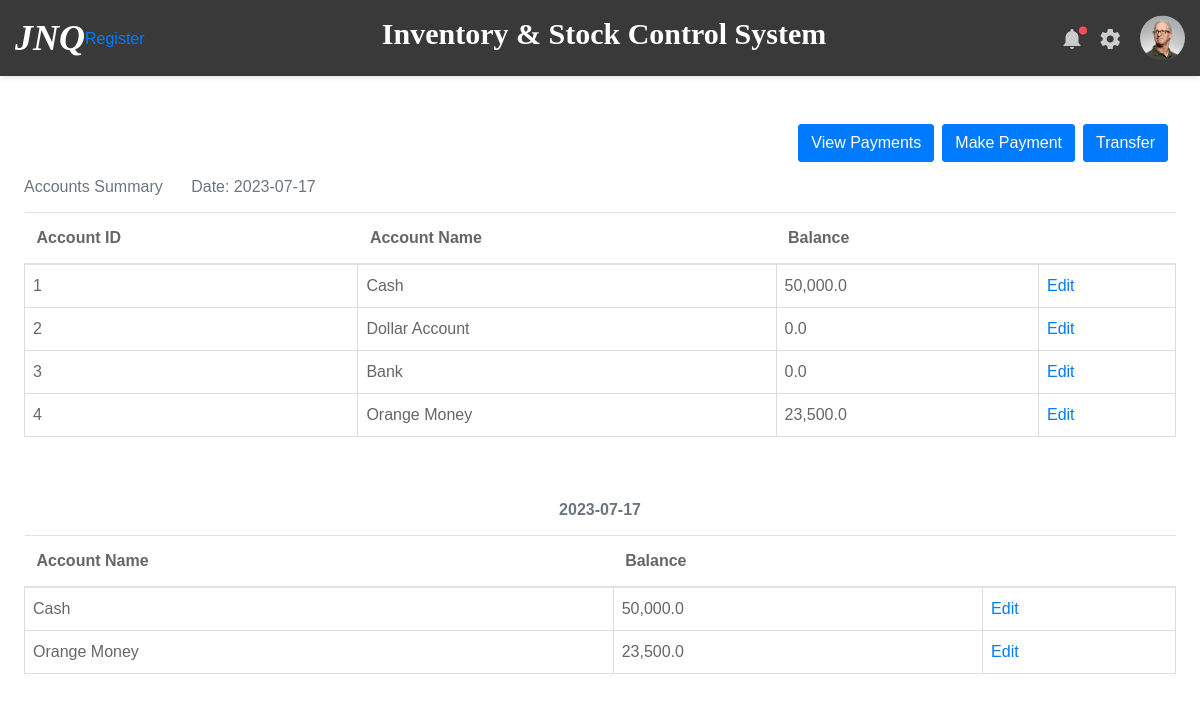
The app's page /view_accounts with its own data.
### inventory/models.py (models this page shows)
class Account(db.Model):
    id = db.Column(db.Integer, primary_key=True)
    account_name = db.Column(db.String(50), unique=True, nullable=False)
    balance = db.Column(db.Float, default=0.0)
    movements_from = db.relationship('AccountMovement', foreign_keys='AccountMovement.transfer_from_id',
                                     backref='transfer_from', lazy=True)
    movements_to = db.relationship('AccountMovement', foreign_keys='AccountMovement.transfer_to_id',
                                   backref='transfer_to', lazy=True)
    balance_logs = db.relationship('AccountBalanceLog', backref='account', lazy=True)

class AccountBalanceLog(db.Model):
    id = db.Column(db.Integer, primary_key=True)
    account_id = db.Column(db.Integer, db.ForeignKey('account.id'), nullable=False)
    timestamp = db.Column(db.DateTime, nullable=False, default=datetime.now)
    balance = db.Column(db.Float, nullable=False)

### inventory/routes.py (the view)
@app.route('/view_accounts', methods=['GET', 'POST'])
def view_accounts():
    date = today_date()
    accounts = Account.query.all()
    balance_log_lookup = {}
    for account in accounts:
        account_name = account.account_name
        balance_logs = AccountBalanceLog.query.filter(AccountBalanceLog.account_id == account.id).order_by(
            AccountBalanceLog.timestamp.desc()).all()  # Grab the balance logs of every account
        if balance_logs:
            for balance_log in balance_logs:
                date = balance_log.timestamp.date()
                if date in balance_log_lookup:
                    if account_name in balance_log_lookup[date]:
                        balance_log_lookup[date][account_name].append(balance_log.balance)
                    else:
                        balance_log_lookup[date][account_name] = [balance_log.balance]
                else:
                    balance_log_lookup[date] = {account_name: [balance_log.balance]}
    return render_template('view_accounts.html', accounts=accounts, date=date, balance_log_lookup=balance_log_lookup)

### inventory/routes.py (called while the page is built)
def today_date():
    date_today = datetime.today().strftime('%Y-%m-%d')
    return date_today

### inventory/templates/view_accounts.html
{% extends 'layout.html' %}
{% block content %}
<div class="mb-4 mr-4 ml-4">
    <div class="d-flex justify-content-end">
        <a href="{{ url_for('view_payments') }}"><button class="btn btn-primary mr-2">View Payments</button></a>
        <a href="{{ url_for('make_payment') }}"><button class="btn btn-primary mr-2">Make Payment</button></a>
        <a href="{{ url_for('account_transfer') }}"><button class="btn btn-primary mr-2">Transfer</button></a>
    </div>
    <table class="table">
        <caption style="caption-side: top">Accounts Summary<span class="ml-4"> Date: {{date}}</span></caption>
        <thead>
            <tr>
                <th scope="col">Account ID</th>
                <th scope="col">Account Name</th>
                <th scope="col">Balance</th>
                <th></th>
            </tr>
        </thead>
        <tbody>
            {% for account in accounts %}
            <tr>
                <td>{{ account.id }}</td>
                <td>{{ account.account_name }}</td>
                <td>{{ "{:,}".format(account.balance) }}</td>
                <td><a href="#">Edit</a></td>
            </tr>
            {% endfor %}
        </tbody>
    </table>
    {% for key, value in balance_log_lookup.items() %}
        <table class="table mt-5">
            <caption style="caption-side: top"><span class="d-flex justify-content-center font-weight-bold">{{ key }}</span></caption>
            <thead>
                <tr>
                    <th scope="col">Account Name </th>
                    <th scope="col">Balance</th>
                    <th></th>
                </tr>
            </thead>
            <tbody>
                {% for account_name, balance in value.items() %}
                <tr>
                    <td>{{ account_name }}</td>
                    <td>{{ "{:,}".format(balance[0]) }}</td>
                    <td><a href="#">Edit</a></td>
                </tr>
                {% endfor %}
            </tbody>
        </table>
    {% endfor %}
</div>
{% endblock %}

### records on screen
Account: id "1", account_name "Cash", balance "50,000.0"
Account: id "2", account_name "Dollar Account", balance "0.0"
Account: id "3", account_name "Bank", balance "0.0"
Account: id "4", account_name "Orange Money", balance "23,500.0"
AccountBalanceLog: balance "50,000.0"
AccountBalanceLog: balance "23,500.0"

### other values on screen
{{ date }} "2023-07-17"
{{ key }} "2023-07-17"
